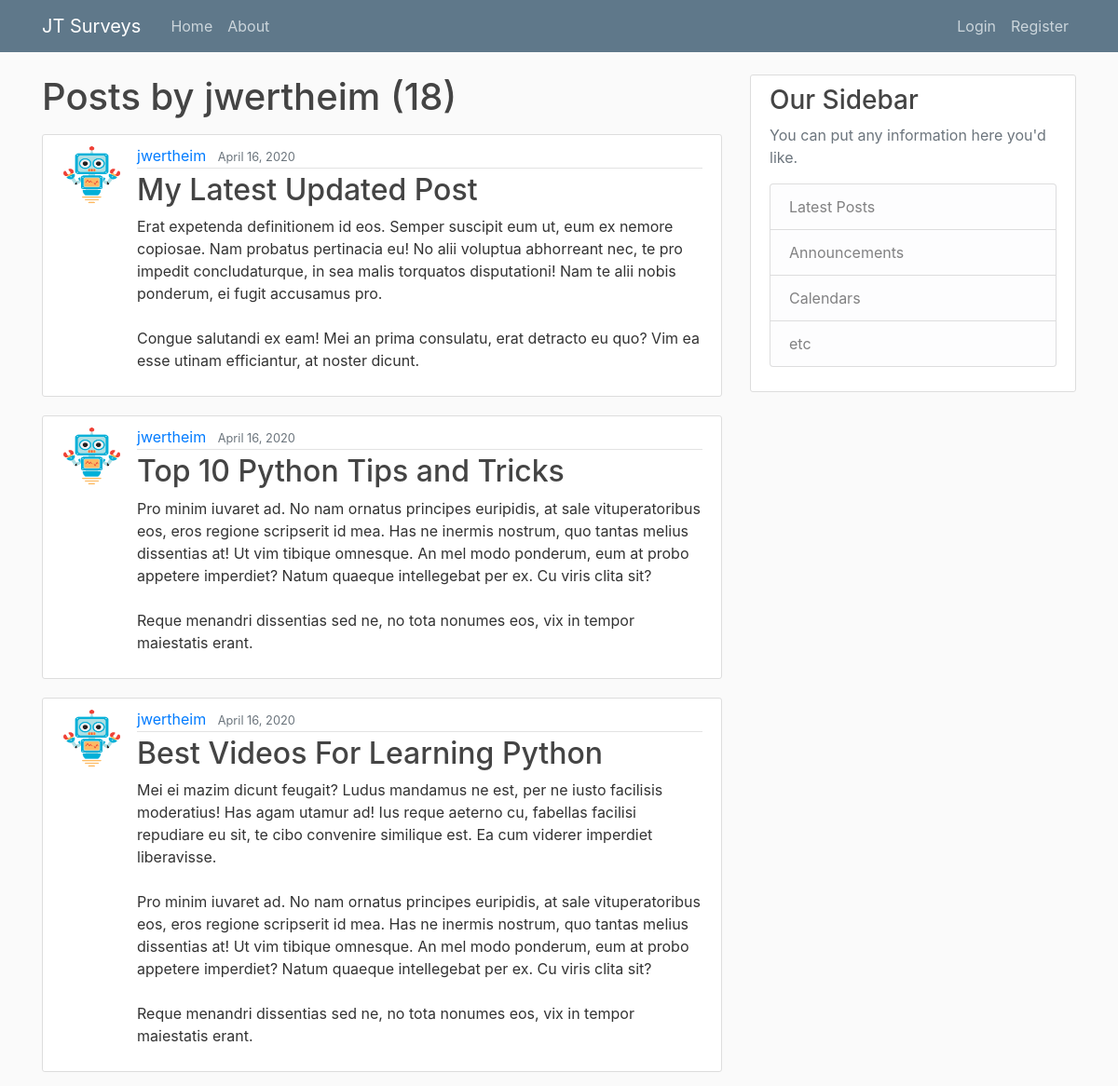
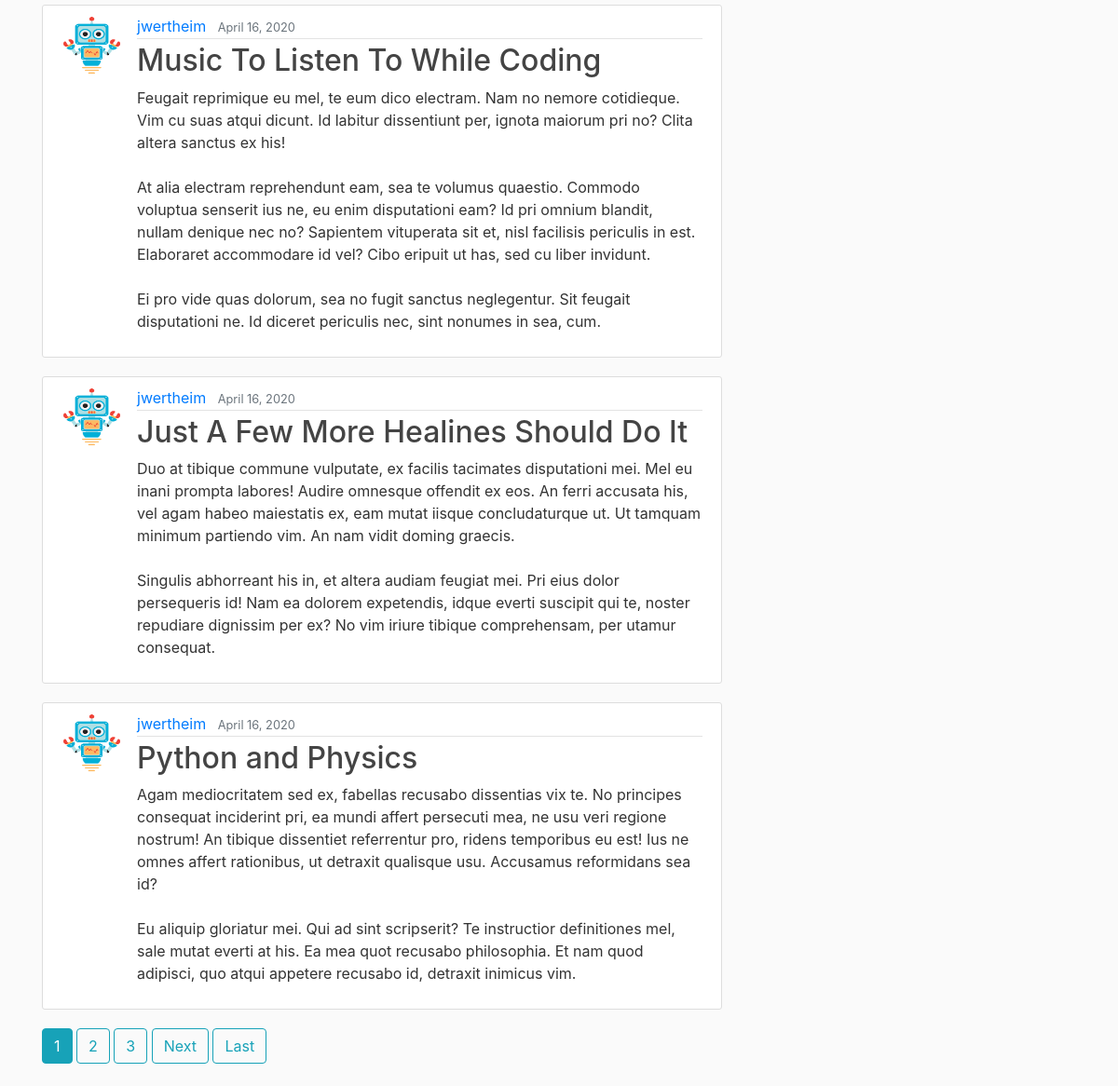
The page /blog/user/jwertheim on the database its author committed (2 pictures, top to bottom).
### blog/models.py (models this page shows, shortened)
class Post(models.Model):
    title = models.CharField(max_length=100)
    content = models.TextField()
    date = models.DateTimeField(default=timezone.now)
    author = models.ForeignKey(User, on_delete=models.CASCADE)

### users/models.py (models this page shows, shortened)
class Profile(models.Model):
    user = models.OneToOneField(User, on_delete=models.CASCADE)
    image = models.ImageField(default='default.jpg', upload_to='profile_pics')
    points = models.IntegerField(default=0)

### blog/views.py (the view)
# urls.py: path('user/<str:username>', UserPostListView.as_view(), name='user-posts'),
class UserPostListView(ListView):
    model = Post
    template_name = 'blog/user_posts.html'  # <app>/<model>_<viewtype>.html
    context_object_name = 'posts'
    paginate_by = 6
    def get_queryset(self):
        user = get_object_or_404(User, username=self.kwargs.get('username'))
        return Post.objects.filter(author=user).order_by('-date')

### blog/templates/blog/user_posts.html (shortened to what this page needs)
{% extends "blog/base.html" %}
{% block content %}
    <h1 class="mb-3">Posts by {{ view.kwargs.username }} ({{ page_obj.paginator.count }})</h1>
    {% for post in posts%}
    <article class="media content-section">
        <img class="rounded-circle article-img" src="{{ post.author.profile.image.url }}">
        <div class="media-body">
            <div class="article-metadata">
                <a class="mr-2" href="{% url 'user-posts' post.author.username %}">{{ post.author }}</a>
                <small class="text-muted">{{ post.date|date:"F d, Y" }}</small>
            </div>
            <h2><a class="article-title" href="{% url 'post-detail' post.id %}">{{ post.title }}</a></h2>
            <p class="article-content">{{ post.content }}</p>
        </div>
    </article>
    {% endfor %}
    {% if is_paginated %}
        {% for num in page_obj.paginator.page_range %}
            {% if page_obj.number == num %}
                <a class="btn btn-info mb-4" href="?page={{ num }}">{{ num }}</a>
            {% elif num > page_obj.number|add:'-3' and num < page_obj.number|add:'3' %}
                <a class="btn btn-outline-info mb-4" href="?page={{ num }}">{{ num }}</a>
            {% endif %}
        {% endfor %}
        {% if page_obj.has_next %}
            <a class="btn btn-outline-info mb-4" href="?page={{ page_obj.next_page_number }}">Next</a>
            <a class="btn btn-outline-info mb-4" href="?page={{ page_obj.paginator.num_pages }}">Last</a>
        {% endif %}
    {% endif %}
{% endblock content %}

### blog/static/blog/main.css (style rules this page uses)
body { background: #fafafa; color: #333333; margin-top: 5rem; }
h1, h2, h3, h4, h5, h6 { color: #444444; }
.content-section { background: #ffffff; padding: 10px 20px; border: 1px solid #dddddd; border-radius: 3px; margin-bottom: 20px; }
.article-title { color: #444444; }
.article-content { white-space: pre-line; }
.article-img { height: 65px; width: 65px; margin-right: 16px; }
.article-metadata { padding-bottom: 1px; margin-bottom: 4px; border-bottom: 1px solid #e3e3e3 }

### rows shown on the page
Post: author.profile.image (placeholder picture), author "jwertheim", date "April 16, 2020", title "My Latest Updated Post", content "Erat expetenda definitionem id eos. Semper suscipit eum ut, eum ex nemore copiosae. Nam probatus pertinacia eu! No alii voluptua abhorreant nec, te pro impedit concludaturque, in sea malis torquatos disputationi! Nam te alii nobis ponderum, ei fugit accusamus pro. Congue salutandi ex eam! Mei an prima consulatu, erat detracto eu quo? Vim ea esse utinam efficiantur, at noster dicunt."
Post: author.profile.image (placeholder picture), author "jwertheim", date "April 16, 2020", title "Top 10 Python Tips and Tricks", content "Pro minim iuvaret ad. No nam ornatus principes euripidis, at sale vituperatoribus eos, eros regione scripserit id mea. Has ne inermis nostrum, quo tantas melius dissentias at! Ut vim tibique omnesque. An mel modo ponderum, eum at probo appetere imperdiet? Natum quaeque intellegebat per ex. Cu viris clita sit? Reque menandri dissentias sed ne, no tota nonumes eos, vix in tempor maiestatis erant."
Post: author.profile.image (placeholder picture), author "jwertheim", date "April 16, 2020", title "Best Videos For Learning Python", content "Mei ei mazim dicunt feugait? Ludus mandamus ne est, per ne iusto facilisis moderatius! Has agam utamur ad! Ius reque aeterno cu, fabellas facilisi repudiare eu sit, te cibo convenire similique est. Ea cum viderer imperdiet liberavisse. Pro minim iuvaret ad. No nam ornatus principes euripidis, at sale vituperatoribus eos, eros regione scripserit id mea. Has ne inermis nostrum, quo tantas melius dissentias at! Ut vim tibique omnesque. An mel modo ponderum, eum at probo appetere imperdiet? Natum quaeque intellegebat per ex. Cu viris clita sit? Reque menandri dissentias sed ne, no tota nonumes eos, vix in tempor maiestatis erant."
Post: author.profile.image (placeholder picture), author "jwertheim", date "April 16, 2020", title "Music To Listen To While Coding", content "Feugait reprimique eu mel, te eum dico electram. Nam no nemore cotidieque. Vim cu suas atqui dicunt. Id labitur dissentiunt per, ignota maiorum pri no? Clita altera sanctus ex his! At alia electram reprehendunt eam, sea te volumus quaestio. Commodo voluptua senserit ius ne, eu enim disputationi eam? Id pri omnium blandit, nullam denique nec no? Sapientem vituperata sit et, nisl facilisis periculis in est. Elaboraret accommodare id vel? Cibo eripuit ut has, sed cu liber invidunt. Ei pro vide quas dolorum, sea no fugit sanctus neglegentur. Sit feugait disputationi ne. Id diceret periculis nec, sint nonumes in sea, cum."
Post: author.profile.image (placeholder picture), author "jwertheim", date "April 16, 2020", title "Just A Few More Healines Should Do It", content "Duo at tibique commune vulputate, ex facilis tacimates disputationi mei. Mel eu inani prompta labores! Audire omnesque offendit ex eos. An ferri accusata his, vel agam habeo maiestatis ex, eam mutat iisque concludaturque ut. Ut tamquam minimum partiendo vim. An nam vidit doming graecis. Singulis abhorreant his in, et altera audiam feugiat mei. Pri eius dolor persequeris id! Nam ea dolorem expetendis, idque everti suscipit qui te, noster repudiare dignissim per ex? No vim iriure tibique comprehensam, per utamur consequat."
Post: author.profile.image (placeholder picture), author "jwertheim", date "April 16, 2020", title "Python and Physics", content "Agam mediocritatem sed ex, fabellas recusabo dissentias vix te. No principes consequat inciderint pri, ea mundi affert persecuti mea, ne usu veri regione nostrum! An tibique dissentiet referrentur pro, ridens temporibus eu est! Ius ne omnes affert rationibus, ut detraxit qualisque usu. Accusamus reformidans sea id? Eu aliquip gloriatur mei. Qui ad sint scripserit? Te instructior definitiones mel, sale mutat everti at his. Ea mea quot recusabo philosophia. Et nam quod adipisci, quo atqui appetere recusabo id, detraxit inimicus vim."

### other values the page prints
{{ view.kwargs.username }} "jwertheim"
{{ page_obj.paginator.count }} "18"
{{ num }} "1"
{{ num }} "2" "3"
